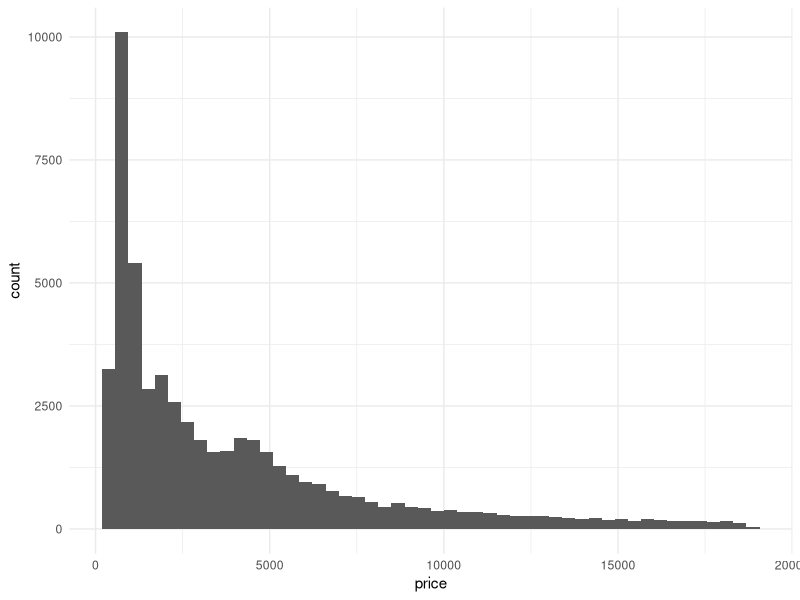
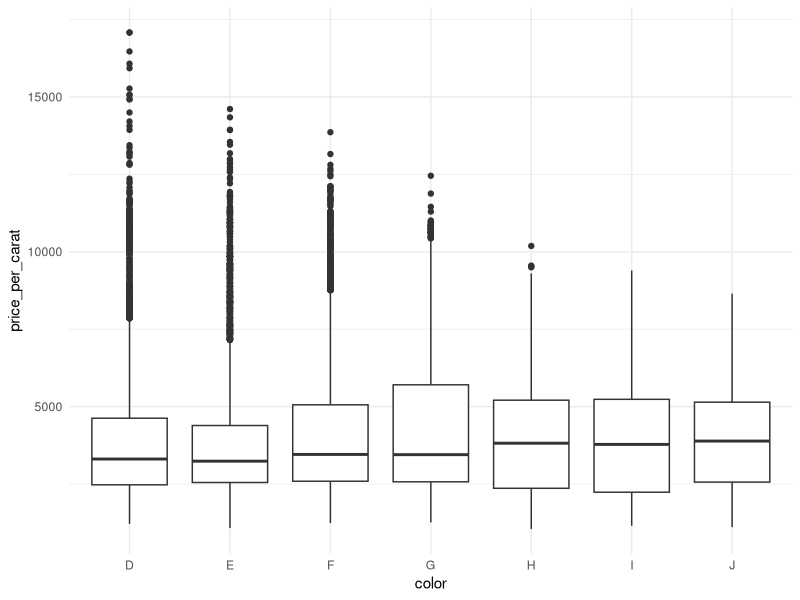

Write R code to recreate these figures, in order.
# ---- Load Packages ----
library(dplyr)
library(ggplot2)

# ---- Data ----
# The diamonds dataset is included with ggplot2.
data("diamonds", package = "ggplot2")

# Quick inspection (RStudio-friendly)
glimpse(diamonds)
View(diamonds)

# ---- Data Wrangling ----
# Create a new dataframe called diamonds_clean that:
# - Includes only diamonds with a cut of "Ideal" or "Premium"
# - Excludes the columns x, y, and z
# - Adds a new column called price_per_carat (Price divided by Carat)
diamonds_clean <- diamonds %>%
  filter(cut %in% c("Ideal", "Premium")) %>%
  select(-(x:z)) %>%
  mutate(price_per_carat = price / carat)

glimpse(diamonds_clean)
View(diamonds_clean)

# ---- Summary Table ----
# Average price and average price_per_carat for Ideal vs Premium cuts
summary_tbl <- diamonds_clean %>%
  group_by(cut) %>%
  summarise(
    average_price = mean(price),
    average_price_per_carat = mean(price_per_carat),
    .groups = "drop"
  )

print(summary_tbl)
View(summary_tbl)

# ---- Visualizations ----
# Histogram of price with 50 bins
price_histogram <- ggplot(diamonds, aes(price)) +
  geom_histogram(bins = 50, na.rm = TRUE) +
  theme_minimal()

price_histogram

# Boxplot of price_per_carat by color
price_per_carat_boxplot <- ggplot(diamonds_clean, aes(x = color, y = price_per_carat)) +
  geom_boxplot() +
  theme_minimal()

price_per_carat_boxplot
